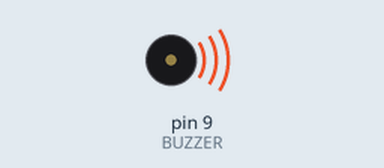
Recording of a sketch running on a simulated Arduino Uno, built with avr-gcc and run on an emulated ATmega328P. Parts: buzzer (waves = sounding).

Above: at 0.2 s.
Timing chart, 0 to 3.5 s (numbered marks = the images above):
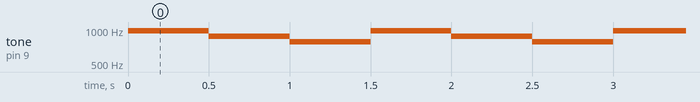

The sketch:

Buzzer.ino
```cpp
/*
  "GizDuino Starter kit"

  Buzzer Sample code

  STEP 1: Construct the circuit of GizDuino Buzzer.
  STEP 2: Connect the USB Cable to your computer.
  STEP 3: Open the Arduino IDE.
  STEP 4: Open the Buzzer Sample code from GizDuino Starter kit code.
  STEP 5: Then, click Upload.

  This code is based on our UMT kit sample for buzzer.
*/
//Library for pitches
#include "pitches.h"
#define BUZZER 9
// Always use a PWM pin for the tone or analog write function

void setup()
{
}

void loop() {


  // Note: This set of codes is just a simple
  // application of buzzer sounds adjusting frequency
  // and delay codes.
  //
  // tone(pin number, frequency)
  // delay(time)


  tone(BUZZER,NOTE_B5); // Sets pin 7 with a frequency of 300Hz
  delay(500);
  tone(BUZZER,NOTE_A5); // Sets pin 7 with a frequency of 500Hz
  delay(500);
  tone(BUZZER,NOTE_G5); // Sets pin 7 with a frequency of 700Hz
  delay(500);


}
```

pitches.h
```cpp
/*************************************************
 * Public Constants
 *************************************************/

#define NOTE_B0  31
#define NOTE_C1  33
#define NOTE_CS1 35
#define NOTE_D1  37
#define NOTE_DS1 39
#define NOTE_E1  41
#define NOTE_F1  44
#define NOTE_FS1 46
#define NOTE_G1  49
#define NOTE_GS1 52
#define NOTE_A1  55
#define NOTE_AS1 58
#define NOTE_B1  62
#define NOTE_C2  65
#define NOTE_CS2 69
#define NOTE_D2  73
#define NOTE_DS2 78
#define NOTE_E2  82
#define NOTE_F2  87
#define NOTE_FS2 93
#define NOTE_G2  98
#define NOTE_GS2 104
#define NOTE_A2  110
#define NOTE_AS2 117
#define NOTE_B2  123
#define NOTE_C3  131
#define NOTE_CS3 139
#define NOTE_D3  147
#define NOTE_DS3 156
#define NOTE_E3  165
#define NOTE_F3  175
#define NOTE_FS3 185
#define NOTE_G3  196
#define NOTE_GS3 208
#define NOTE_A3  220
#define NOTE_AS3 233
#define NOTE_B3  247
#define NOTE_C4  262
#define NOTE_CS4 277
#define NOTE_D4  294
#define NOTE_DS4 311
#define NOTE_E4  330
#define NOTE_F4  349
#define NOTE_FS4 370
#define NOTE_G4  392
#define NOTE_GS4 415
#define NOTE_A4  440
#define NOTE_AS4 466
#define NOTE_B4  494
#define NOTE_C5  523
#define NOTE_CS5 554
#define NOTE_D5  587
#define NOTE_DS5 622
#define NOTE_E5  659
#define NOTE_F5  698
#define NOTE_FS5 740
#define NOTE_G5  784
#define NOTE_GS5 831
#define NOTE_A5  880
#define NOTE_AS5 932
#define NOTE_B5  988
#define NOTE_C6  1047
#define NOTE_CS6 1109
#define NOTE_D6  1175
#define NOTE_DS6 1245
#define NOTE_E6  1319
#define NOTE_F6  1397
#define NOTE_FS6 1480
#define NOTE_G6  1568
#define NOTE_GS6 1661
#define NOTE_A6  1760
#define NOTE_AS6 1865
#define NOTE_B6  1976
#define NOTE_C7  2093
#define NOTE_CS7 2217
#define NOTE_D7  2349
#define NOTE_DS7 2489
#define NOTE_E7  2637
#define NOTE_F7  2794
#define NOTE_FS7 2960
#define NOTE_G7  3136
#define NOTE_GS7 3322
#define NOTE_A7  3520
#define NOTE_AS7 3729
#define NOTE_B7  3951
#define NOTE_C8  4186
#define NOTE_CS8 4435
#define NOTE_D8  4699
#define NOTE_DS8 4978
```

Measured:
- by itself, tone on pin 9 (BUZZER): repeats every 1.5 s: 880 Hz 0.50 s, 784 Hz 0.50 s, 988 Hz 0.50 s
